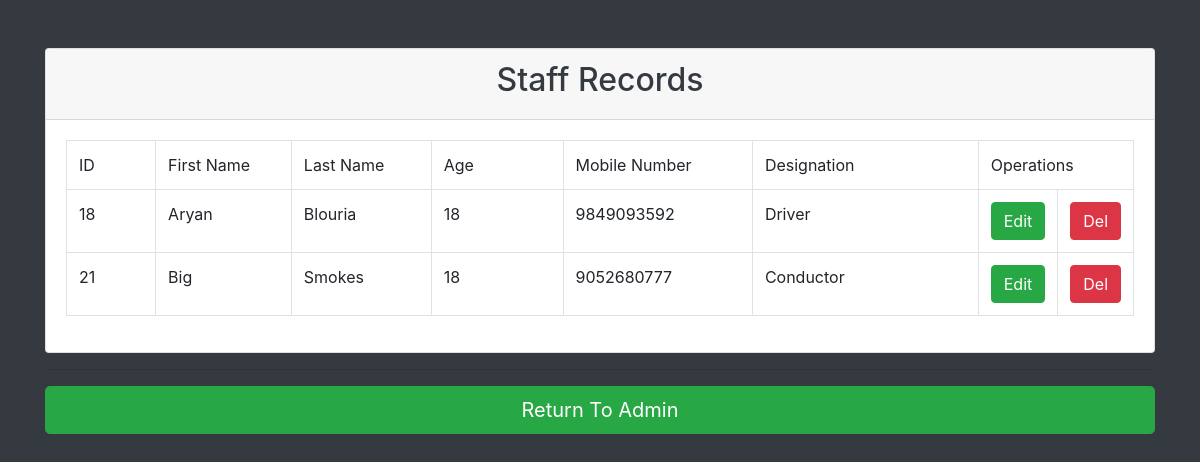
The app's page /staff/view.php with its own data.
### tables this page shows
CREATE TABLE `staff` (
  `ID` int(11) NOT NULL,
  `firstName` varchar(20) NOT NULL,
  `lastName` varchar(20) NOT NULL,
  `age` int(11) NOT NULL,
  `designation` varchar(20) NOT NULL,
  `mobile` varchar(10) NOT NULL
);

### staff/dbconfig.php (called while the page is built, shortened)
<?php
    require_once('operations.php');
    class dbconfig
    {
        public function db_connect()
        {
            $this->connection = mysqli_connect('localhost','root','','test');
        }
    }
?>

### staff/operations.php (called while the page is built, shortened)
<?php
    require_once('dbconfig.php');
    $db = new dbconfig();
    class operations extends dbconfig
    {
        public function view_record()
        {
            global $db;
            $query = "select * from staff";
            $result = mysqli_query($db->connection,$query);
            return $result;
        }
    }
?>

### staff/view.php (the view, shortened to what this page needs)
<?php
    require_once('dbconfig.php');
    $db = new operations();
    $result=$db->view_record();
?>
<!DOCTYPE html>
<html lang="en">
<head>
    <link rel="stylesheet" href="bootstrap.min.css">
</head>
<body class="bg-dark">
    <div class="container">
        <div class="row">
            <div class="col">
                <div class="card mt-5">
                    <div class="card-header">
                        <h2 class="text-center text-dark"> Staff Records </h2>
                    </div>
                    <div class="card-body">
                        <table class="table table-bordered">
                            <tr>
                                <td style="width: 10%"> ID </td>
                                <td style="width: 15%"> First Name </td>
                                <td style="width: 15%"> Last Name </td>
                                <td style="width: 15%"> Age </td>
                                <td style="width: 20%"> Mobile Number </td>
                                <td style="width: 25%"> Designation </td>
                                <td style="width: 20" colspan="2">Operations</td>
                            </tr>
                            <tr>
                                <?php
                                    while($data = mysqli_fetch_assoc($result))
                                    {
                                ?>
                                    <td><?php echo $data['ID'] ?></td>
                                    <td><?php echo $data['firstName'] ?></td>
                                    <td><?php echo $data['lastName'] ?></td>
                                    <td><?php echo $data['age'] ?></td>
                                    <td><?php echo $data['mobile'] ?></td>
                                    <td><?php echo $data['designation'] ?></td>
                                    <td><a href="edit.php?U_ID=<?php echo $data['ID'] ?>" class="btn btn-success">Edit</a></td>
                                    <td><a href="del.php?D_ID=<?php echo $data['ID'] ?>" class="btn btn-danger">Del</a></td>
                            </tr>
                            <?php
                                    }
                                ?>
                        </table>
                    </div>
                </div>
            </div>
        </div>
        <hr>
        <a href="../admin.php"><button class="btn btn-success btn-lg btn-block">Return To Admin</button></a>
    </div>
</body>
</html>

### records on screen
staff: ID "18", firstName "Aryan", lastName "Blouria", age "18", mobile "9849093592", designation "Driver"
staff: ID "21", firstName "Big", lastName "Smokes", age "18", mobile "9052680777", designation "Conductor"
